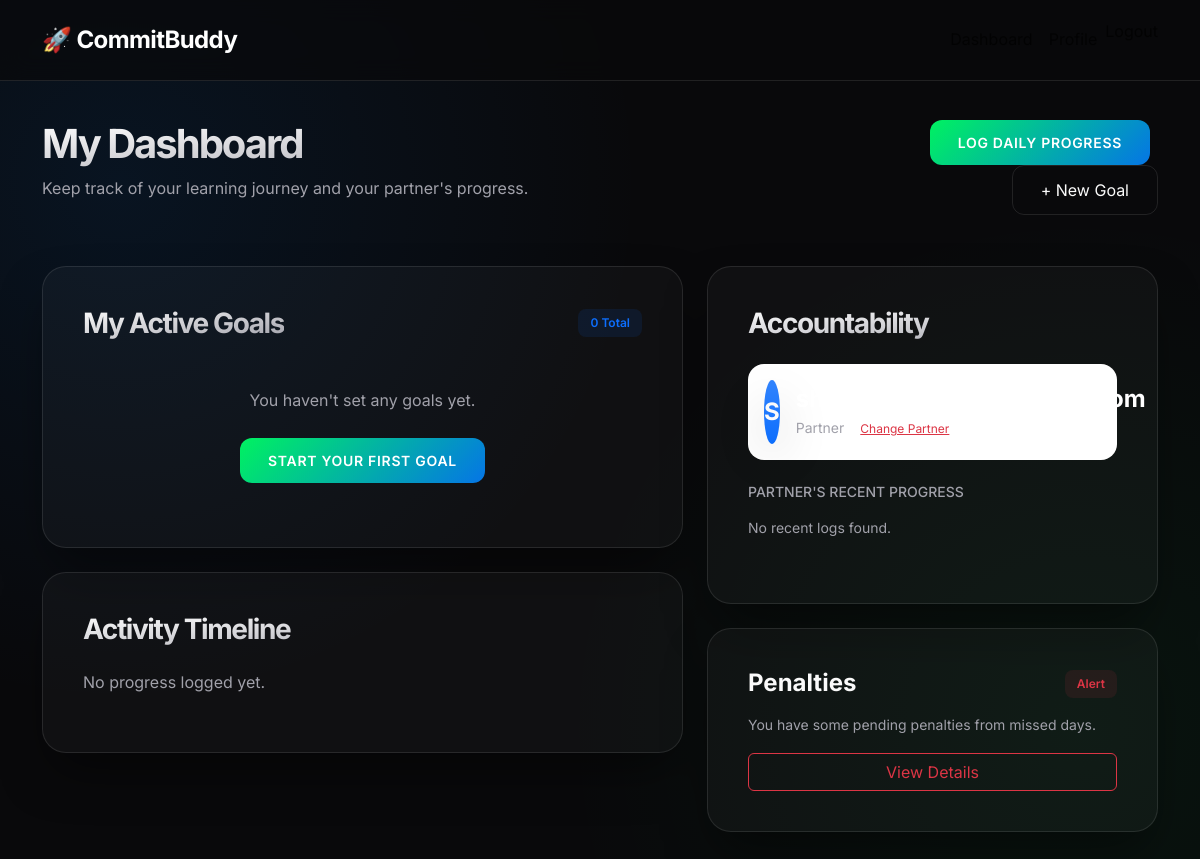
Before: /goals/dashboard/ (signed in) with the older database file.
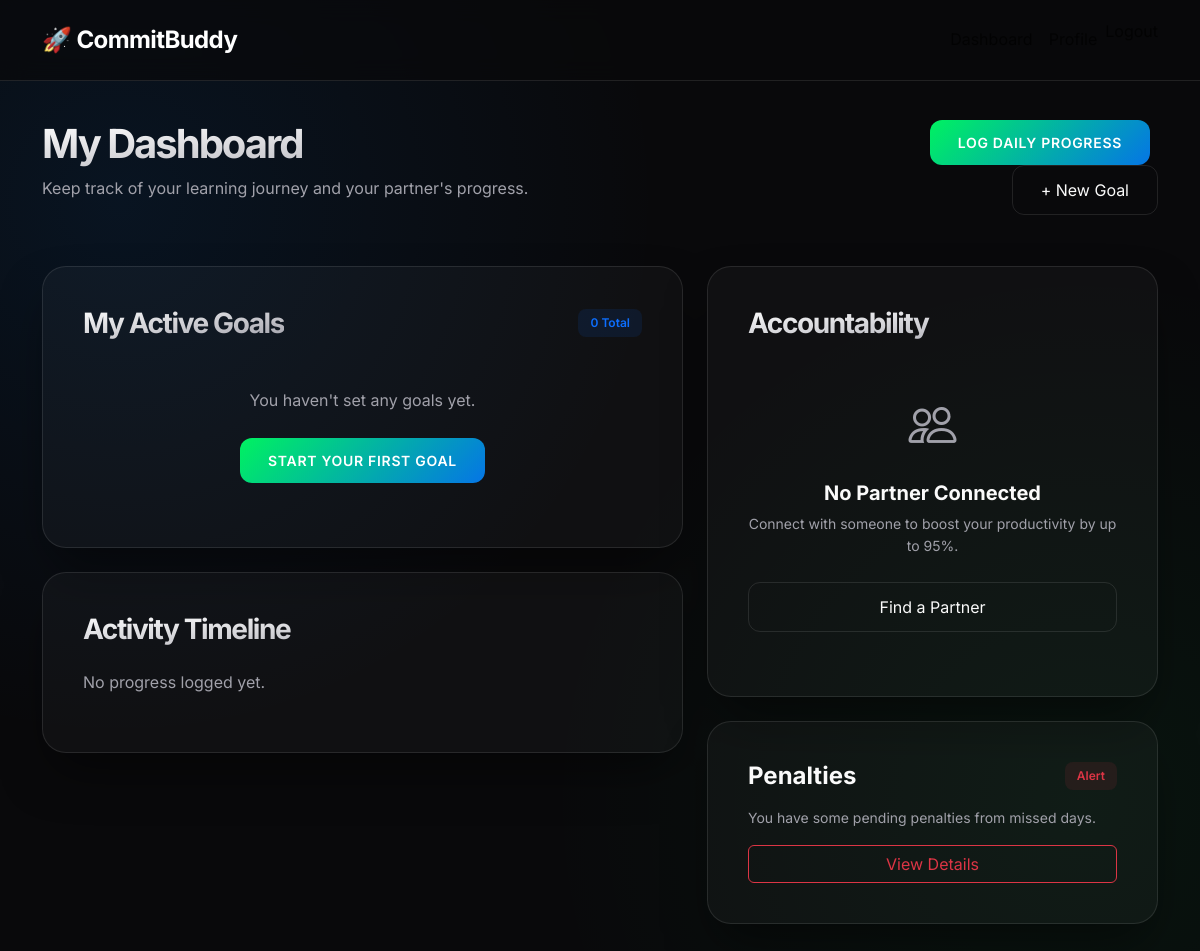
After: the same page with the newer database file.
### users/models.py (models this page shows, shortened)
class CustomUser(AbstractUser):
    partner = models.OneToOneField(
        'self',
        on_delete=models.SET_NULL,
        null=True,
        blank=True,
        related_name='accountability_partner'
    )
    skills_to_learn = models.TextField(blank=True, help_text="Comma-separated skills")

### goals/views.py (the view)
# urls.py: path('', lambda request: redirect('dashboard') if request.user.is_authenticated else redirect('register'), name='home'),
@login_required
def dashboard(request):
    goals = Goal.objects.filter(user=request.user)
    recent_progress = Progress.objects.filter(user=request.user).order_by('-date')[:5]
    partner_progress = []
    if request.user.partner:
        partner_progress = Progress.objects.filter(user=request.user.partner).order_by('-date')[:5]
    context = {
        'goals': goals,
        'recent_progress': recent_progress,
        'partner': request.user.partner,
        'partner_progress': partner_progress,
    }
    return render(request, 'goals/dashboard.html', context)

### templates/goals/dashboard.html (shortened to what the changed rows need)
{% extends 'base.html' %}
{% block content %}
<div class="fade-in">
    <div class="row mb-5">
        <div class="col-md-8">
            <h1 class="fw-bold">My Dashboard</h1>
        </div>
    </div>
    <div class="row">
        <div class="col-lg-5">
            <div class="glass-card mb-4 border-white border-opacity-10 bg-gradient-partner">
                {% if partner %}
                <div class="d-flex align-items-center mb-4 p-3 rounded-4 bg-white bg-opacity-5">
                    <div class="rounded-circle bg-primary bg-gradient me-3 d-flex align-items-center justify-content-center fw-bold shadow-lg"
                        style="width: 64px; height: 64px; font-size: 24px;">
                        {{ partner.username|first|upper }}
                    </div>
                    <div class="flex-grow-1">
                        <h4 class="fw-bold mb-0">
                            <a href="{% url 'partner_progress' partner.username %}"
                                class="text-white text-decoration-none hover-primary">{{ partner.username }}</a>
                        </h4>
                        <div class="d-flex align-items-center mt-1">
                            <small class="text-muted me-3">Partner</small>
                            <a href="{% url 'disconnect_partner' %}"
                                class="btn btn-sm text-danger p-0 border-0 bg-transparent"
                                style="font-size: 0.75rem; text-decoration: underline;"
                                onclick="return confirm('Disconnect from {{ partner.username }}?')">
                                Change Partner
                            </a>
                        </div>
                    </div>
                </div>
                <div class="mb-4">
                    <h6 class="text-muted text-uppercase small ls-wide mb-3">Partner's Recent Progress</h6>
                    {% if partner_progress %}
                    {% for p in partner_progress %}
                    <div class="mb-3 p-3 rounded-3 bg-white bg-opacity-5 border border-white border-opacity-5">
                        <div class="fw-bold text-white-50">{{ p.topic }}</div>
                        <div class="d-flex justify-content-between align-items-center mt-1">
                            <small class="text-muted">{{ p.date }}</small>
                            <span class="text-primary small">{{ p.time_spent }}h</span>
                        </div>
                    </div>
                    {% endfor %}
                    {% else %}
                    <p class="text-muted small">No recent logs found.</p>
                    {% endif %}
                </div>
                {% else %}
                <div class="text-center py-4">
                    <div class="mb-3 text-muted">
                        <i class="bi bi-people" style="font-size: 3rem;"></i>
                    </div>
                    <h5 class="fw-bold mb-2">No Partner Connected</h5>
                    <p class="text-muted small mb-4">Connect with someone to boost your productivity by up to 95%.</p>
                    <a href="{% url 'find_partner' %}" class="btn btn-outline-light w-100">Find a Partner</a>
                </div>
                {% endif %}
            </div>
        </div>
    </div>
</div>
{% endblock %}

Changed rows visible on the page:
no longer on this page (row edited): CustomUser: username|first "S", username "shraddhachittoor@gmail.com"
Other visible differences:
text no longer shown: "Partner Change Partner PARTNER'S RECENT PROGRESS No recent logs found."
text now shown: "No Partner Connected Connect with someone to boost your productivity by up to 95%. Find a Partner"
